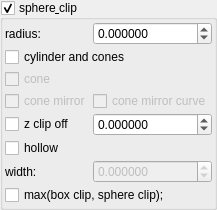
    <widget class="MyGroupBox" name="groupCheck_transf_function_enabledB_false">
     <property name="toolTip">
      <string/>
     </property>
     <property name="title">
      <string>sphere&amp; clip</string>
     </property>
     <property name="checkable">
      <bool>true</bool>
     </property>
     <layout class="QVBoxLayout" name="verticalLayout_58">
      <property name="spacing">
       <number>2</number>
      </property>
      <property name="leftMargin">
       <number>2</number>
      </property>
      <property name="topMargin">
       <number>2</number>
      </property>
      <property name="rightMargin">
       <number>2</number>
      </property>
      <property name="bottomMargin">
       <number>2</number>
      </property>
      <item>
       <layout class="QGridLayout" name="gridLayout_4" columnstretch="0,1">
        <item row="1" column="0" colspan="2">
         <widget class="MyCheckBox" name="checkBox_transf_function_enabledI_false">
          <property name="text">
           <string notr="true">cylinder and cones</string>
          </property>
         </widget>
        </item>
        <item row="5" column="0">
         <widget class="MyCheckBox" name="checkBox_transf_function_enabledM_false">
          <property name="enabled">
           <bool>true</bool>
          </property>
          <property name="text">
           <string notr="true">hollow</string>
          </property>
         </widget>
        </item>
        <item row="0" column="0">
         <widget class="QLabel" name="label_41">
          <property name="text">
           <string notr="true">radius:</string>
          </property>
         </widget>
        </item>
        <item row="0" column="1">
         <widget class="MyDoubleSpinBox" name="spinbox_transf_offsetR_1">
          <property name="sizePolicy">
           <sizepolicy hsizetype="Minimum" vsizetype="Maximum">
            <horstretch>0</horstretch>
            <verstretch>0</verstretch>
           </sizepolicy>
          </property>
          <property name="prefix">
           <string/>
          </property>
          <property name="suffix">
           <string/>
          </property>
          <property name="decimals">
           <number>6</number>
          </property>
          <property name="minimum">
           <double>-99.998999999999995</double>
          </property>
          <property name="maximum">
           <double>99.998999999999995</double>
          </property>
          <property name="singleStep">
           <double>0.100000000000000</double>
          </property>
         </widget>
        </item>
        <item row="3" column="1">
         <widget class="MyCheckBox" name="checkBox_transf_function_enabledG_false">
          <property name="enabled">
           <bool>false</bool>
          </property>
          <property name="text">
           <string notr="true">cone mirror curve</string>
          </property>
         </widget>
        </item>
        <item row="2" column="0">
         <widget class="MyCheckBox" name="checkBox_transf_function_enabledE_false">
          <property name="enabled">
           <bool>false</bool>
          </property>
          <property name="text">
           <string notr="true">cone</string>
          </property>
         </widget>
        </item>
        <item row="4" column="0">
         <widget class="MyCheckBox" name="checkBox_transf_function_enabledJ_false">
          <property name="text">
           <string>z clip off</string>
          </property>
         </widget>
        </item>
        <item row="4" column="1">
         <widget class="MyDoubleSpinBox" name="spinbox_transf_offset_1">
          <property name="sizePolicy">
           <sizepolicy hsizetype="Minimum" vsizetype="Maximum">
            <horstretch>0</horstretch>
            <verstretch>0</verstretch>
           </sizepolicy>
          </property>
          <property name="prefix">
           <string/>
          </property>
          <property name="suffix">
           <string/>
          </property>
          <property name="decimals">
           <number>6</number>
          </property>
          <property name="minimum">
           <double>-99.998999999999995</double>
          </property>
          <property name="maximum">
           <double>99.998999999999995</double>
          </property>
          <property name="singleStep">
           <double>0.100000000000000</double>
          </property>
         </widget>
        </item>
        <item row="7" column="0" colspan="2">
         <widget class="MyCheckBox" name="checkBox_transf_function_enabledD_false">
          <property name="enabled">
           <bool>true</bool>
          </property>
          <property name="text">
           <string notr="true">max(box clip, sphere clip);</string>
          </property>
         </widget>
        </item>
        <item row="3" column="0">
         <widget class="MyCheckBox" name="checkBox_transf_function_enabledF_false">
          <property name="enabled">
           <bool>false</bool>
          </property>
          <property name="text">
           <string notr="true">cone mirror</string>
          </property>
         </widget>
        </item>
        <item row="6" column="0">
         <widget class="QLabel" name="label_149">
          <property name="text">
           <string notr="true">width:</string>
          </property>
         </widget>
        </item>
        <item row="6" column="1">
         <widget class="MyDoubleSpinBox" name="spinbox_transf_offsetA_0">
          <property name="enabled">
           <bool>false</bool>
          </property>
          <property name="sizePolicy">
           <sizepolicy hsizetype="Minimum" vsizetype="Maximum">
            <horstretch>0</horstretch>
            <verstretch>0</verstretch>
           </sizepolicy>
          </property>
          <property name="prefix">
           <string/>
          </property>
          <property name="suffix">
           <string/>
          </property>
          <property name="decimals">
           <number>6</number>
          </property>
          <property name="minimum">
           <double>-99.998999999999995</double>
          </property>
          <property name="maximum">
           <double>99.998999999999995</double>
          </property>
          <property name="singleStep">
           <double>0.010000000000000</double>
          </property>
         </widget>
        </item>
       </layout>
      </item>
     </layout>
    </widget>
